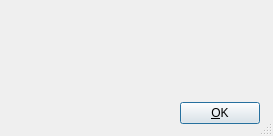
<ui version="4.0" >
 <class>WindowError</class>
 <widget class="QDialog" name="WindowError" >
  <property name="geometry" >
   <rect>
    <x>0</x>
    <y>0</y>
    <width>273</width>
    <height>136</height>
   </rect>
  </property>
  <property name="windowTitle" >
   <string>Error</string>
  </property>
  <property name="sizeGripEnabled" >
   <bool>true</bool>
  </property>
  <widget class="QWidget" name="Layout1" >
   <property name="geometry" >
    <rect>
     <x>20</x>
     <y>100</y>
     <width>240</width>
     <height>26</height>
    </rect>
   </property>
   <layout class="QHBoxLayout" >
    <property name="spacing" >
     <number>6</number>
    </property>
    <property name="leftMargin" >
     <number>0</number>
    </property>
    <property name="topMargin" >
     <number>0</number>
    </property>
    <property name="rightMargin" >
     <number>0</number>
    </property>
    <property name="bottomMargin" >
     <number>0</number>
    </property>
    <item>
     <spacer>
      <property name="orientation" >
       <enum>Qt::Horizontal</enum>
      </property>
      <property name="sizeType" >
       <enum>QSizePolicy::Expanding</enum>
      </property>
      <property name="sizeHint" >
       <size>
        <width>20</width>
        <height>20</height>
       </size>
      </property>
     </spacer>
    </item>
    <item>
     <widget class="QPushButton" name="error_ok" >
      <property name="text" >
       <string>&amp;OK</string>
      </property>
      <property name="shortcut" >
       <string/>
      </property>
      <property name="autoDefault" >
       <bool>true</bool>
      </property>
      <property name="default" >
       <bool>true</bool>
      </property>
     </widget>
    </item>
   </layout>
  </widget>
  <widget class="QLabel" name="error_msg" >
   <property name="geometry" >
    <rect>
     <x>30</x>
     <y>30</y>
     <width>220</width>
     <height>50</height>
    </rect>
   </property>
   <property name="text" >
    <string/>
   </property>
   <property name="wordWrap" >
    <bool>false</bool>
   </property>
  </widget>
 </widget>
 <layoutdefault spacing="6" margin="11" />
 <pixmapfunction>qPixmapFromMimeSource</pixmapfunction>
 <resources/>
 <connections>
  <connection>
   <sender>error_ok</sender>
   <signal>clicked()</signal>
   <receiver>WindowError</receiver>
   <slot>accept()</slot>
   <hints>
    <hint type="sourcelabel" >
     <x>20</x>
     <y>20</y>
    </hint>
    <hint type="destinationlabel" >
     <x>20</x>
     <y>20</y>
    </hint>
   </hints>
  </connection>
 </connections>
</ui>
